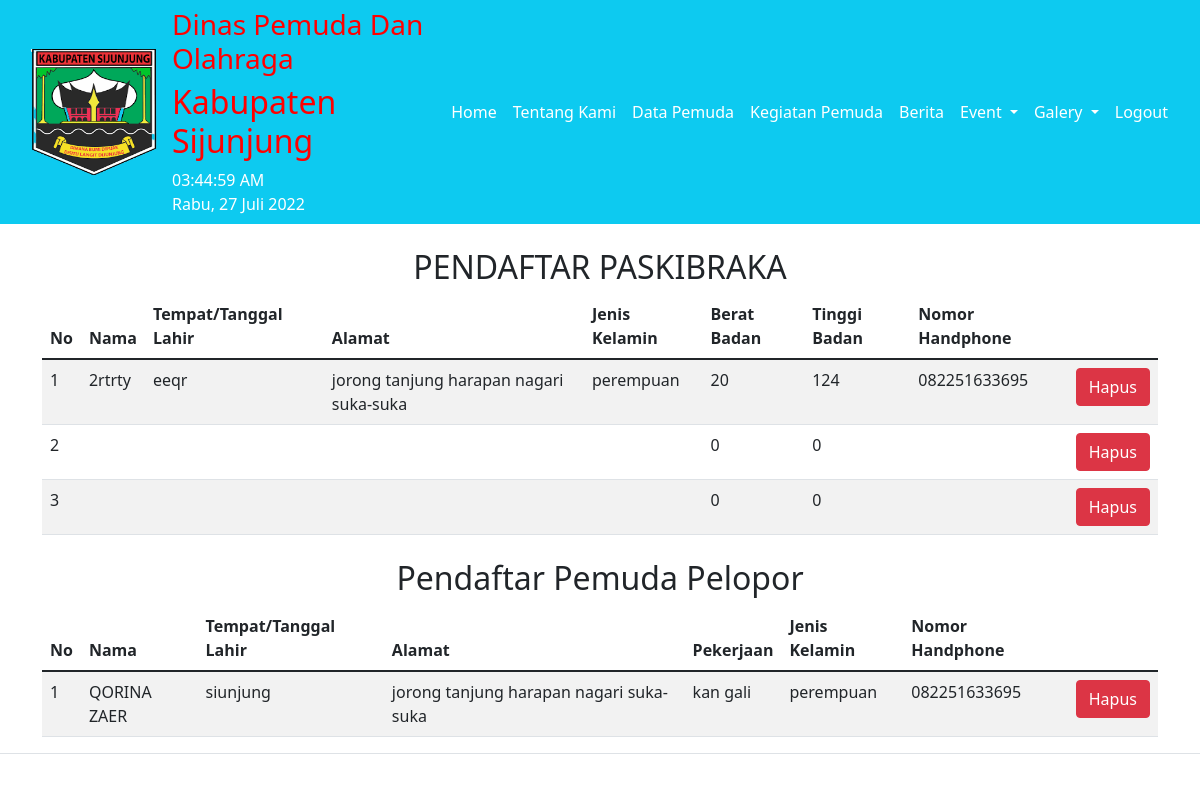
Before: /cek-pendaftaran.php with the older database file.
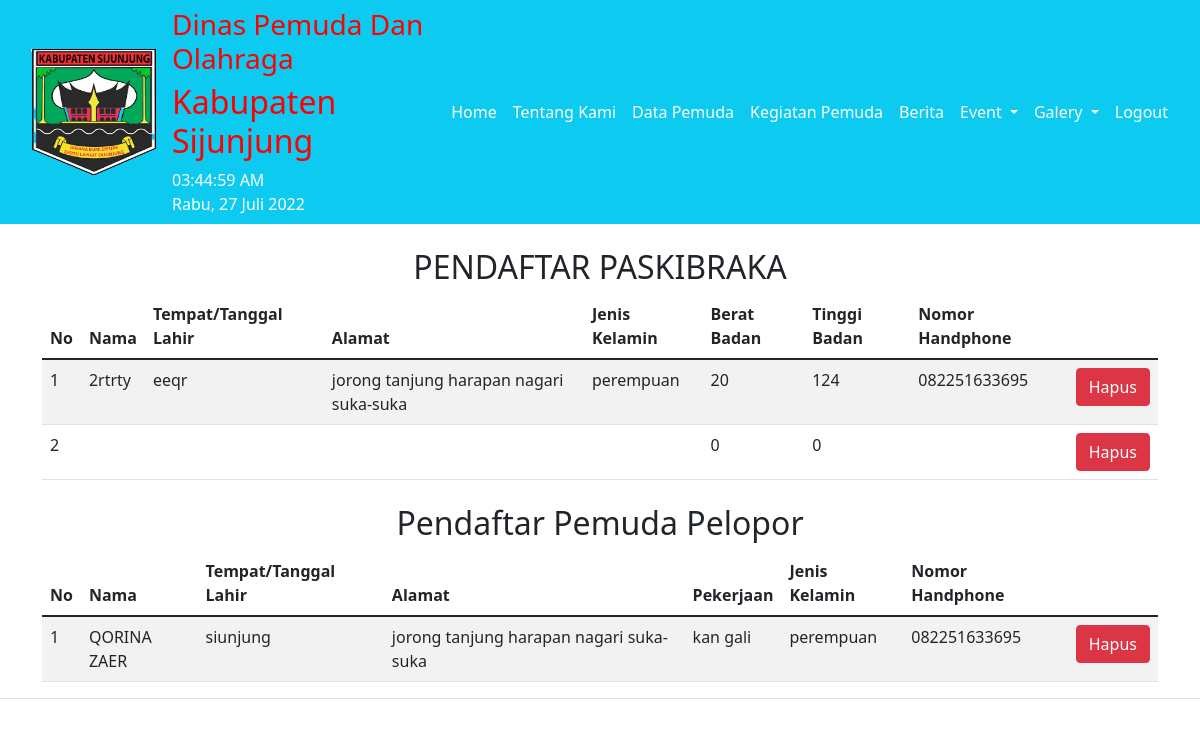
After: the same page with the newer database file.
### tables this page shows
CREATE TABLE `tb_paski` (
  `id_paski` int(11) NOT NULL,
  `nama` varchar(35) NOT NULL,
  `ttl` varchar(50) NOT NULL,
  `alamat` varchar(50) NOT NULL,
  `asal_sekolah` varchar(50) NOT NULL,
  `tinggi_badan` int(3) NOT NULL,
  `berat_badan` int(3) NOT NULL,
  `no_hp` varchar(15) NOT NULL,
  `jenis_kelamin` enum('perempuan','laki-laki') NOT NULL
);

CREATE TABLE `tb_event` (
  `id` int(2) NOT NULL,
  `nama` varchar(50) NOT NULL,
  `alamat` varchar(50) NOT NULL,
  `no_hp` varchar(15) NOT NULL,
  `ttl` varchar(50) NOT NULL,
  `pekerjaan` varchar(35) NOT NULL,
  `jenis_kelamin` enum('perempuan','laki-laki') NOT NULL
);

### cek-pendaftaran.php (the view, shortened to what this page needs)
<!DOCTYPE html>
<html>
<head>
  <link href="https://cdn.jsdelivr.net/npm/bootstrap@5.1.3/dist/css/bootstrap.min.css" rel="stylesheet">
</head>
<body>
  <nav class="navbar navbar-expand-lg navbar-black bg-info">
    <div class="container-fluid">
      <div class="container-fluid">
        <div class="collapse navbar-collapse" id="navbarSupportedContent">
          <img src="images/pemkabb.png" style="width : 140px; height: 140px;">
          <div class="col ms-2" style="color: white">
            <h3 style="color: red">Dinas Pemuda Dan Olahraga</h3>
            <h2 style="color: red">Kabupaten Sijunjung</h2>
            <div id="clock"></div>
          </div>
          <ul class="navbar-nav ms-auto mb-2 mb-lg-0">
          <li class="nav-item">
              <a class="nav-link active" aria-current="page" style="color : white"href="beranda.php">Home</a>
            </li>
            <li class="nav-item">
              <a class="nav-link active" aria-current="page" href="#" style="color : white">Tentang Kami</a>
            </li>
            <li class="nav-item">
              <a class="nav-link active" aria-current="page" href="#"style="color : white">Data Pemuda</a>
            </li>
            <li class="nav-item">
              <a class="nav-link active" aria-current="page" href="#"style="color : white">Kegiatan Pemuda</a>
            </li>
            <li class="nav-item">
              <a class="nav-link active" aria-current="page" href="berita-admin.php"style="color : white">Berita</a>
            </li>
            <li class="nav-item dropdown">
              <a class="nav-link dropdown-toggle" href="#"style="color : white" id="navbarDropdown" role="button" data-bs-toggle="dropdown" aria-expanded="false">
                Event
              </a>
            </li>
            <li class="nav-item dropdown">
              <a class="nav-link dropdown-toggle" href="#"style="color : white" id="navbarDropdown" role="button" data-bs-toggle="dropdown" aria-expanded="false">
                Galery
              </a>
            </li>
            <li class="nav-item">
              <a class="nav-link" href="beranda.php" style="color : white" tabindex="-1" aria-disabled="true">Logout</a>
            </li>
          </ul>
        </div>
      </div>
    </div>
  </nav>
<div class="container">
    <h2 style="text-align: center" class="mt-4">PENDAFTAR PASKIBRAKA</h2>
          <table class="table table-striped">
              <thead>
                    <tr>
                    <th scope="col">No</th>
                    <th scope="col">Nama</th>
                    <th scope="col">Tempat/Tanggal Lahir</th>
                    <th scope="col">Alamat</th>
                    <th scope="col">Jenis Kelamin</th>
                    <th scope="col">Berat Badan</th>
                    <th scope="col">Tinggi Badan</th>
                    <th scope="col">Nomor Handphone</th>
                    </tr>
                </thead>
                <tbody>
                <?php
                    include 'koneksi.php';
                    $query = mysqli_query($koneksi, "SELECT * FROM tb_paski");
                    $no = 0;
                    while ($data = mysqli_fetch_array($query))
                    {
                        $no++;
                ?>
                    <tr>
                        <td scope="row"><?=  $no ?></td>
                        <td> <?= $data['nama'] ?></td>
                        <td> <?= $data['ttl'] ?></td>
                        <td> <?= $data['alamat']?></td>
                        <td> <?= $data['jenis_kelamin'] ?></td>
                        <td> <?= $data['berat_badan'] ?></td>
                        <td> <?= $data['tinggi_badan'] ?></td>
                        <td> <?= $data['no_hp'] ?></td>
                        <td>
                        <a href="hapus-paski.php?images=<?= $data['id_paski'] ?>" class="btn btn-danger" onclick="return confirm('Anda Yakin Ingin Menghapus Data?')">Hapus</a>
                        </td>
                    </tr>
                <?php } ?>
                </tbody>
          </table>
                </div>
      <div class="container">
      <h2 style="text-align: center" class="mt-4"> Pendaftar Pemuda Pelopor</h2>
          <table class="table table-striped">
              <thead>
                    <tr>
                    <th scope="col">No</th>
                    <th scope="col">Nama</th>
                    <th scope="col">Tempat/Tanggal Lahir</th>
                    <th scope="col">Alamat</th>
                    <th scope="col">Pekerjaan</th>
                    <th scope="col">Jenis Kelamin</th>
                    <th scope="col">Nomor Handphone</th>
                    </tr>
                </thead>
                <tbody>
                <?php
                    include 'koneksi.php';
                    $query = mysqli_query($koneksi, "SELECT * FROM tb_event");
                    $no = 0;
                    while ($data = mysqli_fetch_array($query))
                    {
                        $no++;
                ?>
                    <tr>
                        <td scope="row"><?=  $no ?></td>
                        <td> <?= $data['nama'] ?></td>
                        <td> <?= $data['ttl'] ?></td>
                        <td> <?= $data['alamat']?></td>
                        <td> <?= $data['pekerjaan'] ?></td>
                        <td> <?= $data['jenis_kelamin'] ?></td>
                        <td> <?= $data['no_hp'] ?></td>
                        <td>
                        <a href="hapus-berita.php?images=<?= $data['id'] ?>" class="btn btn-danger" onclick="return confirm('Anda Yakin Ingin Menghapus Data?')">Hapus</a>
                        </td>
                    </tr>
                <?php } ?>
                </tbody>
          </table>
      </div>
      <div class="modal-footer">
      </div>
	</body>
</html>

Changed rows visible on the page:
removed tb_paski: berat_badan "0", tinggi_badan "0"
